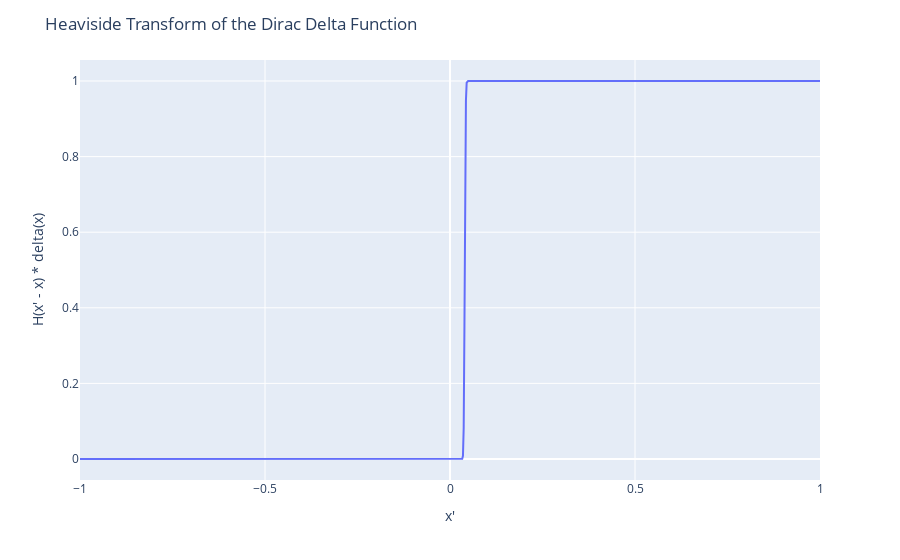

Source (notebook cell):
### Code cell
from collections.abc import Callable


def heaviside_transform(
    x_coordinates: np.ndarray, x_prime_coordinates, function: Callable
) -> np.ndarray:
    """
    Applies the heaviside transformation to the function passed as an argument. If the
    heaviside step function is defined as H(x - x0), then this function (analytically)
    is the integral, from minus infinity to infinity, of H(x - x') * f(x') dx'.

    Parameters
    ----------
    x_coordinates : np.ndarray
        The x-coordinates at which to evaluate the transformed function.
    x_prime_coordinates : np.ndarray
        The x-coordinates at which to evaluate the function.
    function : Callable
        The function to transform.

    Returns
    -------
    np.ndarray
        The values of the transformed function at the given x-coordinates.
    """
    # The heaviside transformation is the integral of the function times the heaviside
    # step function.
    return np.array(
        [
            np.trapz(
                heaviside(x_coordinate, x_prime_coordinates)
                * function(x_prime_coordinates),
                x_prime_coordinates,
            )
            for x_coordinate in x_coordinates
        ]
    )


# Calculate the heaviside transform of the Dirac delta function.
x_coordinates = np.linspace(-5, 5, 1000)
x_prime_coordinates = np.linspace(-1, 1, 1000)
y_coordinates = heaviside_transform(
    x_coordinates, x_prime_coordinates, lambda x: delta_function(x, 0.2, EPSILON)
)

# Plot the heaviside transform of the Dirac delta function using plotly.
fig = px.line(x=x_prime_coordinates, y=y_coordinates)

# Set the x and y titles.
fig.update_xaxes(title_text="x'")
fig.update_yaxes(title_text="H(x' - x) * delta(x)")

# Set the title.
fig.update_layout(title_text="Heaviside Transform of the Dirac Delta Function")

### Figure 1 — Plotly figure (JSON) as saved in the notebook; plotly's stock layout.template omitted (floating-point values rounded to 4 significant figures; data arrays with more than 128 entries replaced by an {"elided": "..."} marker saying what was removed)
{"data": [{"hovertemplate": "x=%{x}<br>y=%{y}<extra></extra>", "legendgroup": "", "line": {"color": "#636efa", "dash": "solid"}, "marker": {"symbol": "circle"}, "mode": "lines", "name": "", "orientation": "v", "showlegend": false, "type": "scatter", "x": {"elided": "1000 float values"}, "xaxis": "x", "y": {"elided": "1000 float values"}, "yaxis": "y"}], "layout": {"legend": {"tracegroupgap": 0}, "margin": {"t": 60}, "title": {"text": "Heaviside Transform of the Dirac Delta Function"}, "xaxis": {"anchor": "y", "domain": [0, 1], "title": {"text": "x'"}}, "yaxis": {"anchor": "x", "domain": [0, 1], "title": {"text": "H(x' - x) * delta(x)"}}}}
